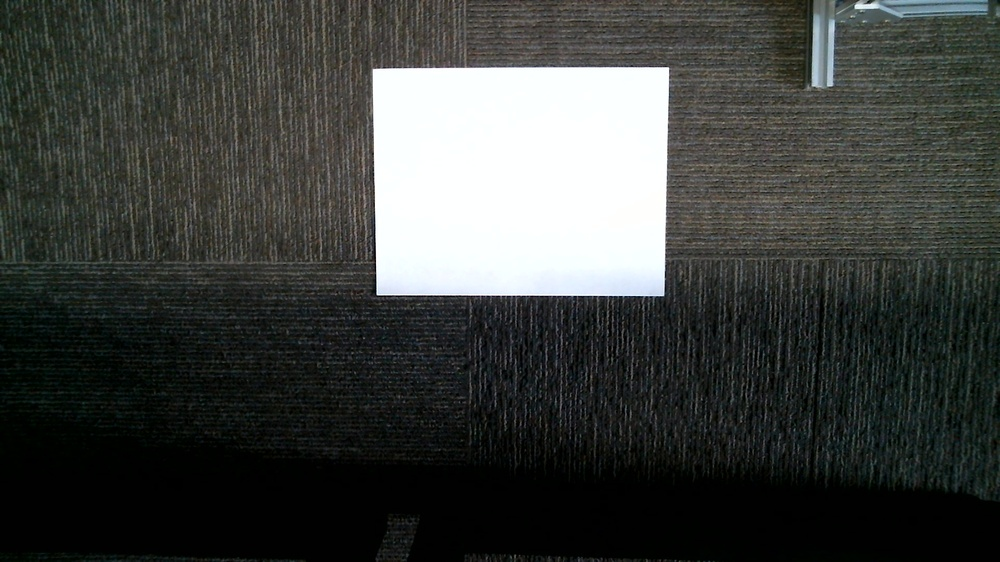
#> input picture Resources/30inch.jpg, 1000 x 562 px, shrunk from 1920 x 1080 before the run
$ jupyter execute Untitled.ipynb   (older library calls are emulated)
#> lines starting #> are read from the running program, lines starting #| are printed output that depends on the picture; after the words box and inside, x2 and y2 are one past the last pixel; in counts of white or black regions, pixels touching at a corner belong together
#> further down, image is the input picture: shape (562, 1000, 3); mean B, G, R 62.5, 65.4, 62.7
[cell 1]
# import the necessary packages
from imutils import paths
import numpy as np
import imutils
import cv2

[cell 2]
def find_marker(image):
    # convert the image to grayscale, blur it, and detect edges
    gray = cv2.cvtColor(image, cv2.COLOR_BGR2GRAY)
    gray = cv2.GaussianBlur(gray, (5, 5), 0)
    edged = cv2.Canny(gray, 35, 125)
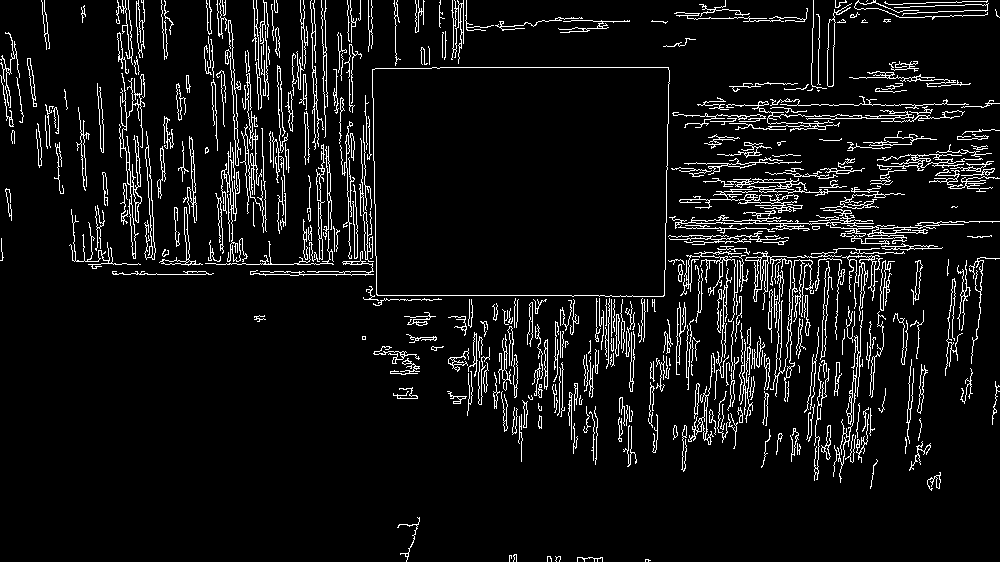
#> edged: shape (562, 1000); 7.2% white in thin lines or dots
    # find the contours in the edged image and keep the largest one;
    # we'll assume that this is our piece of paper in the image
    cnts = cv2.findContours(edged.copy(), cv2.RETR_LIST, cv2.CHAIN_APPROX_SIMPLE)
#> cnts = 653 contours, 435 with area under 20; largest, box (x1, y1, x2, y2) and area: (372, 67, 670, 297) 66634, (372, 67, 670, 297) 66630, (119, 73, 145, 259) 492, (669, 209, 1000, 245) 468, (827, 3, 852, 87) 406
    cnts = imutils.grab_contours(cnts)
    c = max(cnts, key = cv2.contourArea)
#> c = contour of 61 points, box (x1, y1, x2, y2) (372, 67, 670, 297), area 66634
    # compute the bounding box of the of the paper region and return it
    return cv2.minAreaRect(c)

[cell 3]
def distance_to_camera(knownWidth, focalLength, perWidth):
    # compute and return the distance from the maker to the camera
    return (knownWidth * focalLength) / perWidth

[cell 4]
# initialize the known distance from the camera to the object, which
# in this case is 24 inches
KNOWN_DISTANCE = 24.0
# initialize the known object width, which in this case, the piece of
# paper is 12 inches wide
KNOWN_WIDTH = 11.0
# load the furst image that contains an object that is KNOWN TO BE 2 feet
# from our camera, then find the paper marker in the image, and initialize
# the focal length
image = cv2.imread("Resources/30inch.jpg")
marker = find_marker(image)
#> marker = ((520.5, 181.5), (229, 297), -90)
focalLength = (marker[1][0] * KNOWN_DISTANCE) / KNOWN_WIDTH
#> focalLength = 499.6


$ run again, with Resources/cards.jpg copied over Resources/30inch.jpg
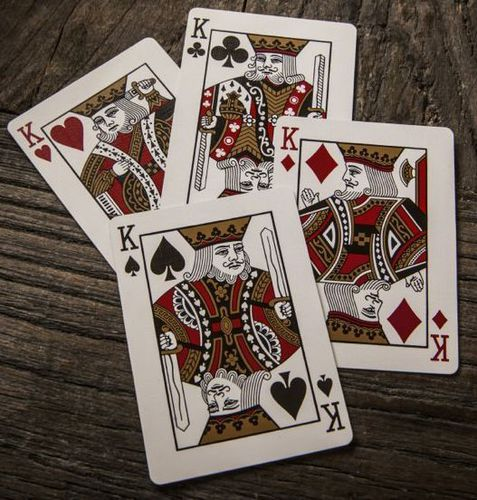
#> input picture Resources/cards.jpg, 477 x 500 px
#> image is the input picture: shape (500, 477, 3); mean B, G, R 88.1, 96.6, 109.6
#> in find_marker, `gray = cv2.GaussianBlur(gray, (5, 5), 0)`:
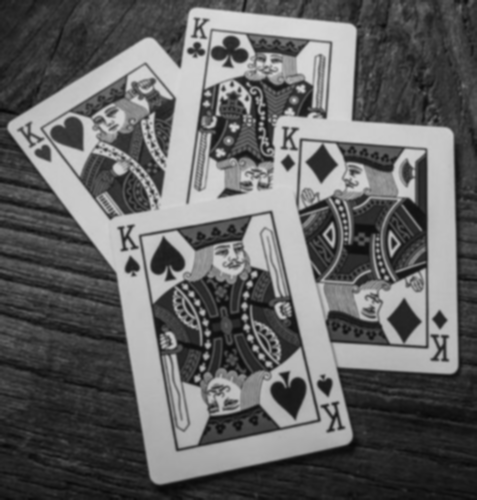
#> gray: shape (500, 477); min 9, max 218, mean 99.5
#> in find_marker, `edged = cv2.Canny(gray, 35, 125)`:
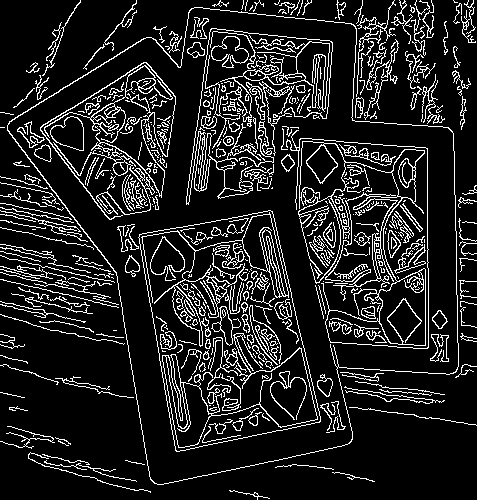
#> edged: shape (500, 477); 13.2% white in thin lines or dots
#> cnts = 711 contours, 508 with area under 20; largest, box (x1, y1, x2, y2) and area: (7, 7, 459, 485) 138501, (7, 7, 459, 485) 138258, (138, 210, 321, 452) 31013, (138, 210, 321, 452) 31009, (286, 130, 429, 349) 7956
#> c = contour of 514 points, box (x1, y1, x2, y2) (7, 7, 459, 485), area 138501
#> marker = ((268.8, 226.1), (411.6, 462.6), -22.28)
#> focalLength = 898
